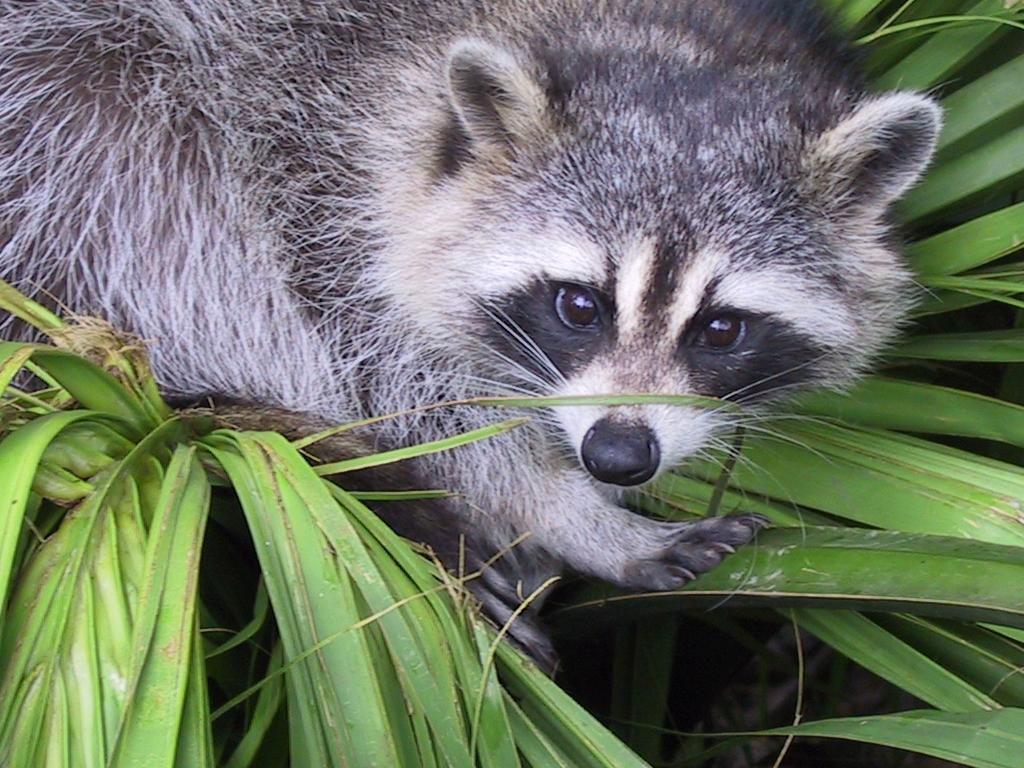
#> input picture array/ex04/animal.jpeg, 1024 x 768 px
$ python rotate.py
#> lines starting #> are read from the running program, lines starting #| are printed output that depends on the picture
### array/ex02/load_image.py
import numpy as np
from PIL import Image
def ft_load(path: str) -> np.ndarray:
#> called with path = 'animal.jpeg'
    try:
        img = Image.open(path)
#> img is the input picture: PIL image 1024x768 RGB; mean R, G, B 110.7, 117.7, 102.1
        if (img.mode != 'RGB'):
            img = img.convert('RGB')
        img_array = np.array(img)
        print(f"{img_array.shape}")
#| (768, 1024, 3)
        return img_array
    except FileNotFoundError:
        print("Error: Image file not found. Please check the path.")
    except Exception as e:
        print(f"An error occurred: {e}")

### array/ex04/rotate.py
from load_image import ft_load
from PIL import Image
import numpy as np


def ft_rotate(path: str):
    img = ft_load(path)
    img = img[-600:-200, -500:-100]
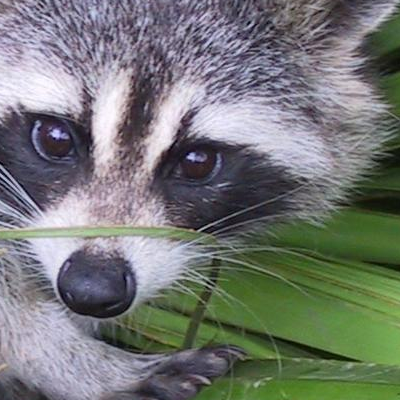
#> img: shape (400, 400, 3); mean R, G, B 116.3, 119.6, 116.6
    image = Image.fromarray(img)
    image = image.convert('L')
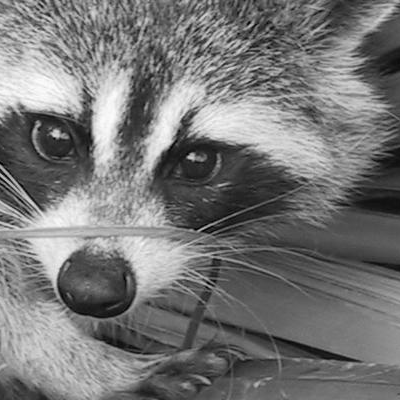
#> image: PIL image 400x400 L; min 0, max 253, mean 118.2
    img_array = np.array(image)
    img_array = np.expand_dims(img_array, axis=-1)
    print(f"The shape of image is: {img_array.shape}")
#| The shape of image is: (400, 400, 1)
    print(img_array)
#> (printed output is left out)
    image = image.transpose(Image.ROTATE_90)
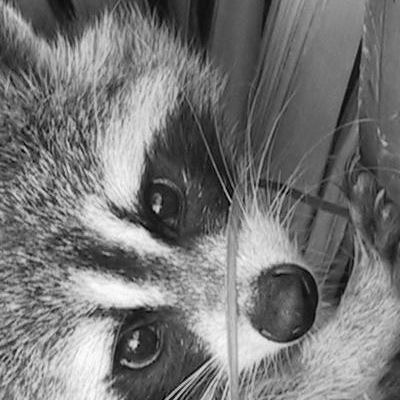
#> image: PIL image 400x400 L; min 0, max 253, mean 118.2
    image_array = np.array(image)
    print(f"New shape after Transpose: {image_array.shape}")
#| New shape after Transpose: (400, 400)
    print(image_array)
#> (printed output is left out)
    image.show()


if __name__ == "__main__":
    ft_rotate("animal.jpeg")
